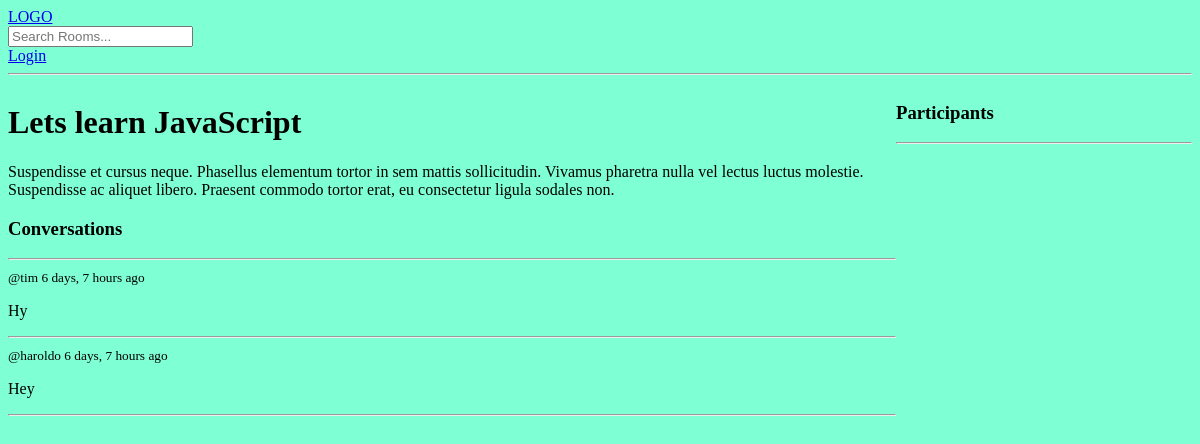
Before: /room/1/ with the older database file.
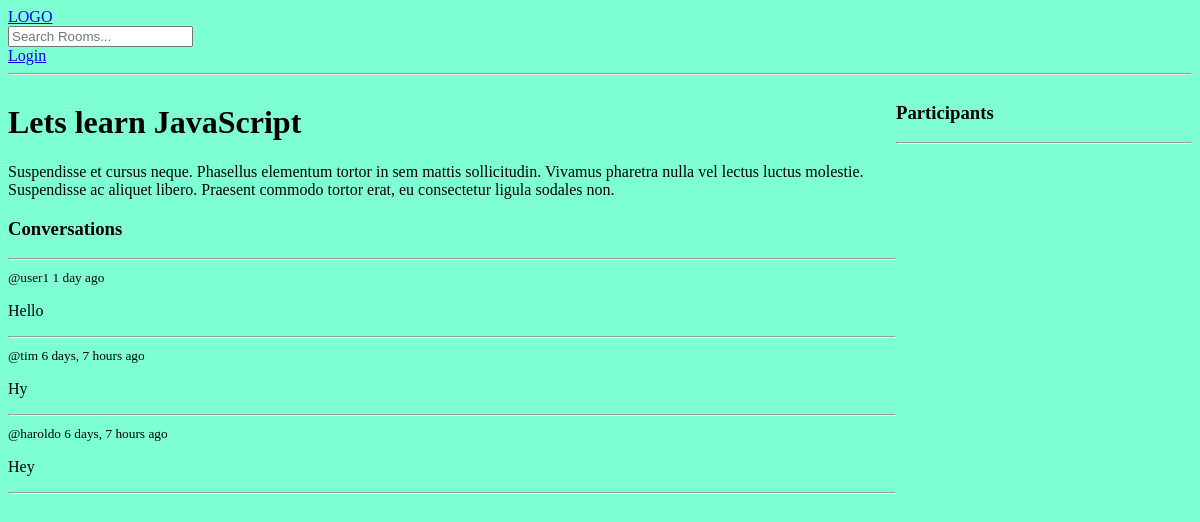
After: the same page with the newer database file.
### base/models.py (models this page shows, shortened)
class Message(models.Model):
    user = models.ForeignKey(User, on_delete=models.CASCADE)
    room = models.ForeignKey(Room, on_delete=models.CASCADE)
    body = models.TextField()
    updated = models.DateTimeField(auto_now=True)
    created = models.DateTimeField(auto_now_add=True)
    class Meta:
        ordering = ['-updated', '-created']

### base/views.py (the view)
# urls.py: path('room/<str:pk>/', views.room, name='room'),
def room(request, pk):
    room = Room.objects.get(id=pk)
    if request.method == 'POST':
        message = Message.objects.create(
            user=request.user, room=room, body=request.POST.get('body')
        )
        room.participants.add(request.user)
        return redirect('room', pk=room.id)
    messages = room.message_set.all()
    participants = room.participants.all()
    context = {
        'room': room,
        'room_messages': messages,
        'participants': participants,
    }
    return render(request, 'base/room.html', context)

### base/templates/base/room.html (shortened to what this page needs)
{% extends "main.html" %}
{% block content %}
<div class="room-container">
  <div>
    <h1>{{room.name}}</h1>
    <p>{{room.description}}</p>
    <div class="comment-wrapper">
      <h3>Conversations</h3>
      <hr>
      {% for message in room_messages %}
      <div>
        <small>@{{message.user}}
          {{message.created|timesince}}
          ago</small>
        <p>{{message.body}}</p>
        <hr>
      </div>
      {% endfor %}
    </div>
  </div>
  <div>
    <h3>Participants</h3>
    <hr>
  </div>
</div>
{% endblock content %}

Changed rows visible on the page:
added Message: user "user1", created "1 day", body "Hello"
